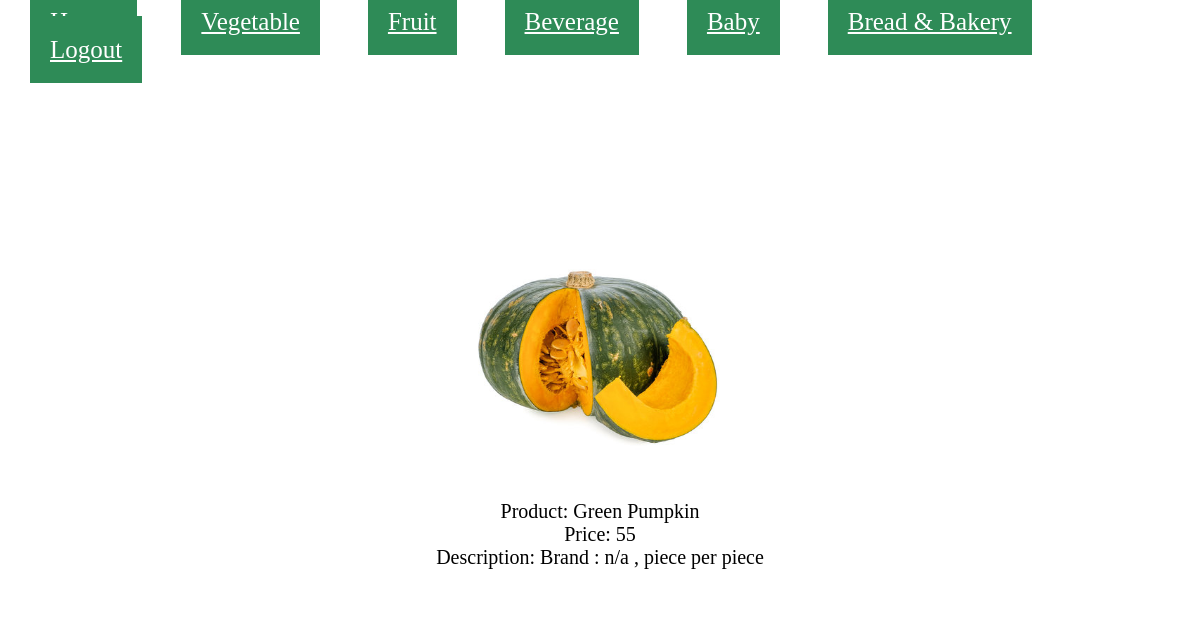
/veg_detail/1, run on the app's committed database.
### users/models.py (models this page shows, shortened)
class vegetables(models.Model):
    id = models.CharField(max_length=20,primary_key = True)
    img = models.ImageField(null=True, blank=True)
    name = models.CharField(max_length=100)
    price = models.CharField(max_length=150)
    description = models.CharField(max_length=150)

### users/views.py (the view)
# urls.py: path('veg_detail/<int:pk>', user_views.veg_detail, name='veg_detail'),
def veg_detail(request, pk):
    data = vegetables.objects.get(pk=pk)
    return render(request,"veg_detail.html", {'data': data})

### users/templates/veg_detail.html (shortened to what this page needs)
<!DOCTYPE html>
{% load static %}
<html lang="en">
<head>
    <link rel="stylesheet" href="/static/style.css" />
</head>
<body>
    <div class="">
        <a href="/" class="position1"> Home </a>
        <a href="{% url 'vegetables' %}" class="position1">Vegetable</a>
        <a href="{% url 'fruit' %}" class="position1">Fruit</a>
        <a href="{% url 'beverage' %}" class="position1">Beverage</a>
        <a href="{% url 'baby' %}" class="position1">Baby</a>
        <a href="{% url 'bread' %}" class="position1">Bread & Bakery</a>
        <a href="{% url 'logout' %}" class="position1" >Logout</a>
  </div>
<div class="position7">
    {% if data.img %}
    <img src="{{ data.img.url }}" alt="{{ data.id }}" height="240" width="300">
    {% else %}
    <span class="text-muted">No Image</span>
    {% endif %}
    <br>
    <br>
    Product: {{ data.name }}<br>
    Price: {{ data.price }}<br>
    Description: {{ data.description }}<br>
</div>
</body>
</html>

### users/static/style.css (style rules this page uses)
body { background-image: url(https://i.pinimg.com/originals/ce/eb/3d/ceeb3d02ced53a1a052302e37784b8a1.jpg); background-attachment:fixed; background-repeat: no-repeat; }
.position1 { font-size: 25px; background-color: seagreen; padding: 20px; margin: 22px; text-align: center; color: white; }
.position7 { padding:40px; font-size: 20px; background-color: white; text-align: center; color:black; position: absolute; left: 50%; top: 50%; transform: translate(-50%, -50%); }

### data on the page
vegetables: img (picture), name "Green Pumpkin", price "55", description "Brand : n/a , piece per piece"
